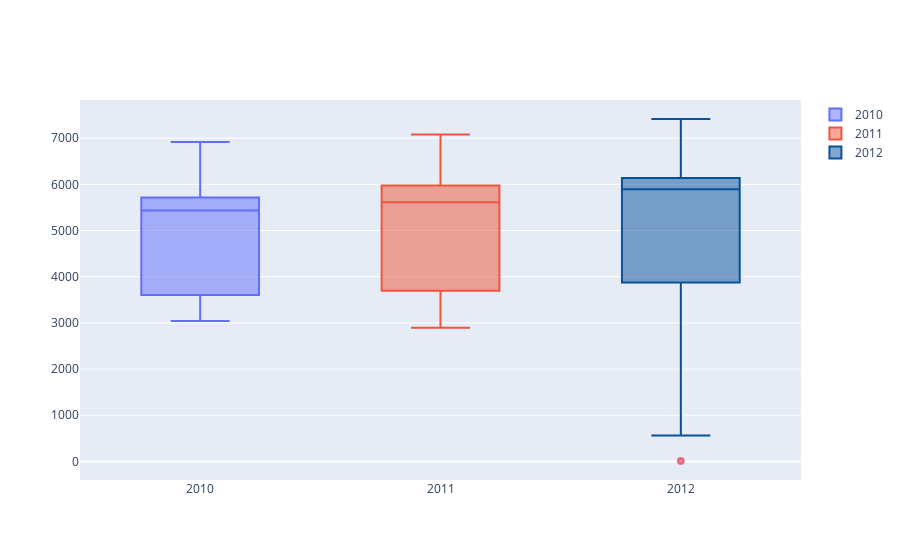

The code cell stored with this chart in its notebook:
### Code cell
fig = go.Figure()
fig.add_trace(go.Box(y=y1,name='2010'))
fig.add_trace(go.Box(y=y2,name='2011'))
fig.add_trace(go.Box(y=y3,
    name='2012',
    boxpoints='suspectedoutliers',
    marker=dict(
        color='rgb(8,81,156)',
        outliercolor='rgba(219, 64, 82, 0.6)',                  
        line=dict(
            outliercolor='rgba(219, 64, 82, 0.6)',
            outlierwidth=2))
))
              
fig.show()

### Figure 1 — Plotly figure (JSON) as saved in the notebook; plotly's stock layout.template omitted (floating-point values rounded to 4 significant figures; data arrays with more than 128 entries replaced by an {"elided": "..."} marker saying what was removed)
{"data": [{"name": "2010", "type": "box", "y": {"elided": "168 int values"}}, {"name": "2011", "type": "box", "y": {"elided": "357 float values"}}, {"boxpoints": "suspectedoutliers", "marker": {"color": "rgb(8,81,156)", "line": {"outliercolor": "rgba(219, 64, 82, 0.6)", "outlierwidth": 2}, "outliercolor": "rgba(219, 64, 82, 0.6)"}, "name": "2012", "type": "box", "y": {"elided": "164 float values"}}], "layout": {}}
